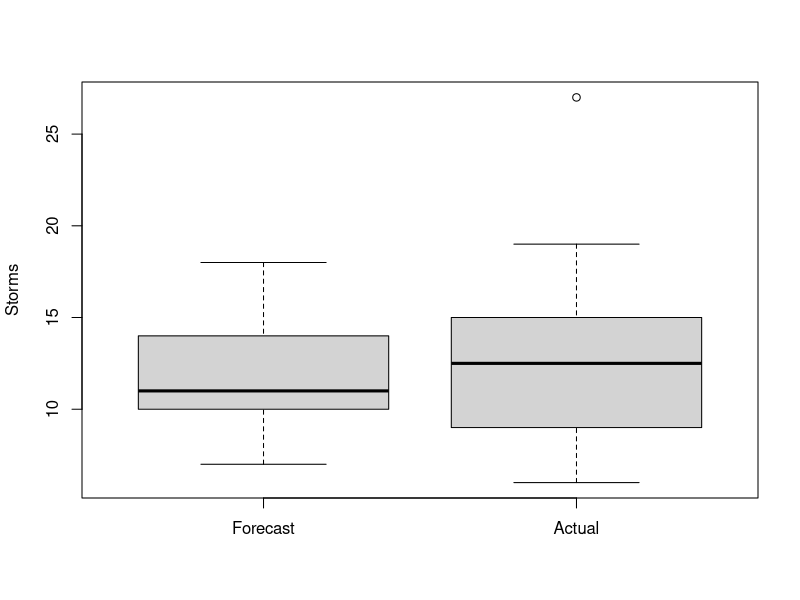
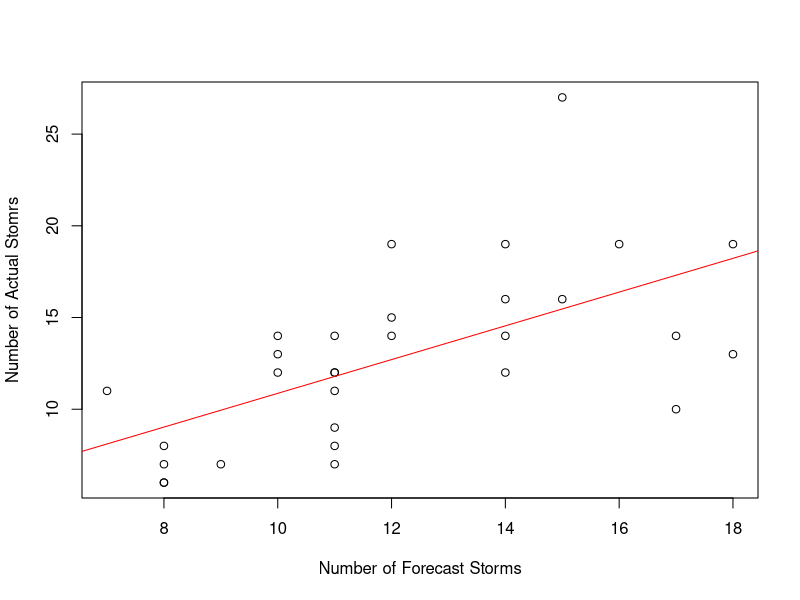

Write R code to recreate these figures, in order.
# Simple Regression - Two Quantitative Variables

# Read in data from CSV
storm = read.table("Tropical Storm Data.csv", header=TRUE, sep=",")

# ***OR use "Import Dataset" on Environment tab***

# ***OR manually insert values***
forecast = c(10, 11, 8, 8, 11, 7, 11, 8, 8, 11, 9, 12, 10, 11, 10, 14, 12, 12, 11, 14, 14, 15, 17, 17, 15, 11, 18, 16, 14, 18)
actual = c(12, 11, 6, 7, 12, 11, 14, 8, 6, 8, 7, 19, 13, 7, 14, 12, 14, 15, 12, 16, 14, 27, 10, 14, 16, 9, 19, 19, 19, 13)

# Save in R
save.image(file = "storm.RData")

# Group each variable from CSV file...do not need to do this step if you manually instered the values
forecast = storm$forecast
actual = storm$actual

# Descriptives
summary(forecast)
sd(forecast)

summary(actual)
sd(actual)

# Side-by-side boxplots
boxplot(forecast, actual, ylab = "Storms", names = c("Forecast", "Actual"))

# Confidence intervals for number of storms
t.test(forecast)
t.test(actual)

# Plot variables
plot(forecast, actual, xlab = "Number of Forecast Storms",
     ylab = "Number of Actual Stomrs")

# Identify linear model
storm.model = lm(actual ~ forecast)
storm.model

# Add regression line
abline(storm.model, col = "red")

# Calculate r and confidence intervals for r
cor = cor.test(forecast, actual)
cor

#Calculate r2
cor.sqr = cor$estimate*cor$estimate
cor.sqr

# Confidence interval for the slope
confint(storm.model)

# Confidence intervals for a prediction and a conditional mean 
predict(storm.model, data.frame(forecast = 16), interval = "prediction")
predict(storm.model, data.frame(forecast = 16), interval = "confidence")
